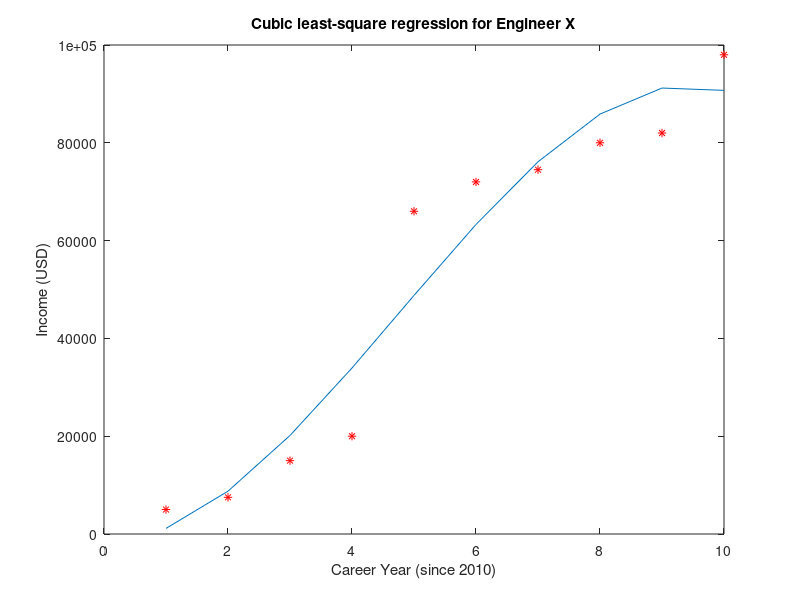

This chart was generated by the following MATLAB code:
careerYear = [1 2 3 4 5 6 7 8 9 10]';
incomeUSD = [5000 7500 15000 20000 66000 72000 74500 80000 82000 98000]';

plot(careerYear, incomeUSD, 'r*')
title('Cubic least-square regression for Engineer X')
ylabel('Income (USD)')
xlabel('Career Year (since 2010)')

[p, S, mu] = polyfit(careerYear, incomeUSD, 3);

f = polyval(p, careerYear, S, mu);
hold on
plot(careerYear, f)
hold off

s = sprintf('y = (%.1f) x^3 + (%.1f) x^2 + (%.1f) x + (%.1f)',p(1),p(2),p(3),p(4));
disp('Formula: ')
disp(s)

prediction = (p(1)*15^3) + (p(2)*15^2) + (p(3)*15) + p(4);
disp('Prediction at 15 years: ');
disp(prediction);

